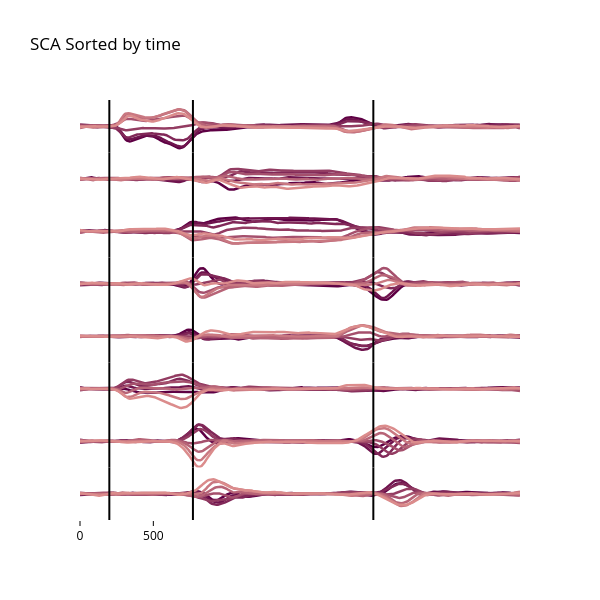

This figure's notebook cell:
### Code cell
# Plot all three sorting rules side by side
fig = make_subplots(
    rows=R_est, cols=1, shared_xaxes=True, vertical_spacing=0.0
)

yRange = [-1.8, 1.8]

for ii in range(R_est):
    for jj in range(numConds):
        latTrace = go.Scatter(y=rs_sca_latent_time[:, jj, ii], 
                              line=go.scatter.Line(color=cMap[jj], width=2.5), 
                              showlegend=False)
        fig.add_trace(latTrace, row=ii+1, col=1)

    fig.add_vline(x=tgt_idx, row=ii+1, col=1, line_color='black')
    fig.add_vline(x=move_idx, row=ii+1, col=1, line_color='black')
    fig.add_vline(x=ret_idx, row=ii+1, col=1, line_color='black')


fig.update_layout(height=600, width=600, title='SCA Sorted by time',
                  title_font_color='black', paper_bgcolor='white', plot_bgcolor='white')
fig.update_yaxes(showgrid=False, zeroline=False, visible=False, range=yRange)
fig.update_xaxes(color='black', showgrid=False, zeroline=False, visible=False)
fig.update_xaxes(color='black', showgrid=False, zeroline=False,
                 ticks='outside', tickvals=[0, 50], ticktext=['0', '500'], visible=True, row=R_est)

fig.show()

### Figure 1 — Plotly figure (JSON) as saved in the notebook; plotly's stock layout.template omitted (floating-point values rounded to 4 significant figures; data arrays with more than 128 entries replaced by an {"elided": "..."} marker saying what was removed)
{"data": [{"line": {"color": "#5e0044", "width": 2.5}, "showlegend": false, "type": "scatter", "xaxis": "x", "y": {"elided": "301 float values"}, "yaxis": "y"}, {"line": {"color": "#6f144e", "width": 2.5}, "showlegend": false, "type": "scatter", "xaxis": "x", "y": {"elided": "301 float values"}, "yaxis": "y"}, {"line": {"color": "#812858", "width": 2.5}, "showlegend": false, "type": "scatter", "xaxis": "x", "y": {"elided": "301 float values"}, "yaxis": "y"}, {"line": {"color": "#933c62", "width": 2.5}, "showlegend": false, "type": "scatter", "xaxis": "x", "y": {"elided": "301 float values"}, "yaxis": "y"}, {"line": {"color": "#a5506d", "width": 2.5}, "showlegend": false, "type": "scatter", "xaxis": "x", "y": {"elided": "301 float values"}, "yaxis": "y"}, {"line": {"color": "#b76477", "width": 2.5}, "showlegend": false, "type": "scatter", "xaxis": "x", "y": {"elided": "301 float values"}, "yaxis": "y"}, {"line": {"color": "#c97881", "width": 2.5}, "showlegend": false, "type": "scatter", "xaxis": "x", "y": {"elided": "301 float values"}, "yaxis": "y"}, {"line": {"color": "#db8c8c", "width": 2.5}, "showlegend": false, "type": "scatter", "xaxis": "x", "y": {"elided": "301 float values"}, "yaxis": "y"}, {"line": {"color": "#5e0044", "width": 2.5}, "showlegend": false, "type": "scatter", "xaxis": "x2", "y": {"elided": "301 float values"}, "yaxis": "y2"}, {"line": {"color": "#6f144e", "width": 2.5}, "showlegend": false, "type": "scatter", "xaxis": "x2", "y": {"elided": "301 float values"}, "yaxis": "y2"}, {"line": {"color": "#812858", "width": 2.5}, "showlegend": false, "type": "scatter", "xaxis": "x2", "y": {"elided": "301 float values"}, "yaxis": "y2"}, {"line": {"color": "#933c62", "width": 2.5}, "showlegend": false, "type": "scatter", "xaxis": "x2", "y": {"elided": "301 float values"}, "yaxis": "y2"}, {"line": {"color": "#a5506d", "width": 2.5}, "showlegend": false, "type": "scatter", "xaxis": "x2", "y": {"elided": "301 float values"}, "yaxis": "y2"}, {"line": {"color": "#b76477", "width": 2.5}, "showlegend": false, "type": "scatter", "xaxis": "x2", "y": {"elided": "301 float values"}, "yaxis": "y2"}, {"line": {"color": "#c97881", "width": 2.5}, "showlegend": false, "type": "scatter", "xaxis": "x2", "y": {"elided": "301 float values"}, "yaxis": "y2"}, {"line": {"color": "#db8c8c", "width": 2.5}, "showlegend": false, "type": "scatter", "xaxis": "x2", "y": {"elided": "301 float values"}, "yaxis": "y2"}, {"line": {"color": "#5e0044", "width": 2.5}, "showlegend": false, "type": "scatter", "xaxis": "x3", "y": {"elided": "301 float values"}, "yaxis": "y3"}, {"line": {"color": "#6f144e", "width": 2.5}, "showlegend": false, "type": "scatter", "xaxis": "x3", "y": {"elided": "301 float values"}, "yaxis": "y3"}, {"line": {"color": "#812858", "width": 2.5}, "showlegend": false, "type": "scatter", "xaxis": "x3", "y": {"elided": "301 float values"}, "yaxis": "y3"}, {"line": {"color": "#933c62", "width": 2.5}, "showlegend": false, "type": "scatter", "xaxis": "x3", "y": {"elided": "301 float values"}, "yaxis": "y3"}, {"line": {"color": "#a5506d", "width": 2.5}, "showlegend": false, "type": "scatter", "xaxis": "x3", "y": {"elided": "301 float values"}, "yaxis": "y3"}, {"line": {"color": "#b76477", "width": 2.5}, "showlegend": false, "type": "scatter", "xaxis": "x3", "y": {"elided": "301 float values"}, "yaxis": "y3"}, {"line": {"color": "#c97881", "width": 2.5}, "showlegend": false, "type": "scatter", "xaxis": "x3", "y": {"elided": "301 float values"}, "yaxis": "y3"}, {"line": {"color": "#db8c8c", "width": 2.5}, "showlegend": false, "type": "scatter", "xaxis": "x3", "y": {"elided": "301 float values"}, "yaxis": "y3"}, {"line": {"color": "#5e0044", "width": 2.5}, "showlegend": false, "type": "scatter", "xaxis": "x4", "y": {"elided": "301 float values"}, "yaxis": "y4"}, {"line": {"color": "#6f144e", "width": 2.5}, "showlegend": false, "type": "scatter", "xaxis": "x4", "y": {"elided": "301 float values"}, "yaxis": "y4"}, {"line": {"color": "#812858", "width": 2.5}, "showlegend": false, "type": "scatter", "xaxis": "x4", "y": {"elided": "301 float values"}, "yaxis": "y4"}, {"line": {"color": "#933c62", "width": 2.5}, "showlegend": false, "type": "scatter", "xaxis": "x4", "y": {"elided": "301 float values"}, "yaxis": "y4"}, {"line": {"color": "#a5506d", "width": 2.5}, "showlegend": false, "type": "scatter", "xaxis": "x4", "y": {"elided": "301 float values"}, "yaxis": "y4"}, {"line": {"color": "#b76477", "width": 2.5}, "showlegend": false, "type": "scatter", "xaxis": "x4", "y": {"elided": "301 float values"}, "yaxis": "y4"}, {"line": {"color": "#c97881", "width": 2.5}, "showlegend": false, "type": "scatter", "xaxis": "x4", "y": {"elided": "301 float values"}, "yaxis": "y4"}, {"line": {"color": "#db8c8c", "width": 2.5}, "showlegend": false, "type": "scatter", "xaxis": "x4", "y": {"elided": "301 float values"}, "yaxis": "y4"}, {"line": {"color": "#5e0044", "width": 2.5}, "showlegend": false, "type": "scatter", "xaxis": "x5", "y": {"elided": "301 float values"}, "yaxis": "y5"}, {"line": {"color": "#6f144e", "width": 2.5}, "showlegend": false, "type": "scatter", "xaxis": "x5", "y": {"elided": "301 float values"}, "yaxis": "y5"}, {"line": {"color": "#812858", "width": 2.5}, "showlegend": false, "type": "scatter", "xaxis": "x5", "y": {"elided": "301 float values"}, "yaxis": "y5"}, {"line": {"color": "#933c62", "width": 2.5}, "showlegend": false, "type": "scatter", "xaxis": "x5", "y": {"elided": "301 float values"}, "yaxis": "y5"}, {"line": {"color": "#a5506d", "width": 2.5}, "showlegend": false, "type": "scatter", "xaxis": "x5", "y": {"elided": "301 float values"}, "yaxis": "y5"}, {"line": {"color": "#b76477", "width": 2.5}, "showlegend": false, "type": "scatter", "xaxis": "x5", "y": {"elided": "301 float values"}, "yaxis": "y5"}, {"line": {"color": "#c97881", "width": 2.5}, "showlegend": false, "type": "scatter", "xaxis": "x5", "y": {"elided": "301 float values"}, "yaxis": "y5"}, {"line": {"color": "#db8c8c", "width": 2.5}, "showlegend": false, "type": "scatter", "xaxis": "x5", "y": {"elided": "301 float values"}, "yaxis": "y5"}, {"line": {"color": "#5e0044", "width": 2.5}, "showlegend": false, "type": "scatter", "xaxis": "x6", "y": {"elided": "301 float values"}, "yaxis": "y6"}, {"line": {"color": "#6f144e", "width": 2.5}, "showlegend": false, "type": "scatter", "xaxis": "x6", "y": {"elided": "301 float values"}, "yaxis": "y6"}, {"line": {"color": "#812858", "width": 2.5}, "showlegend": false, "type": "scatter", "xaxis": "x6", "y": {"elided": "301 float values"}, "yaxis": "y6"}, {"line": {"color": "#933c62", "width": 2.5}, "showlegend": false, "type": "scatter", "xaxis": "x6", "y": {"elided": "301 float values"}, "yaxis": "y6"}, {"line": {"color": "#a5506d", "width": 2.5}, "showlegend": false, "type": "scatter", "xaxis": "x6", "y": {"elided": "301 float values"}, "yaxis": "y6"}, {"line": {"color": "#b76477", "width": 2.5}, "showlegend": false, "type": "scatter", "xaxis": "x6", "y": {"elided": "301 float values"}, "yaxis": "y6"}, {"line": {"color": "#c97881", "width": 2.5}, "showlegend": false, "type": "scatter", "xaxis": "x6", "y": {"elided": "301 float values"}, "yaxis": "y6"}, {"line": {"color": "#db8c8c", "width": 2.5}, "showlegend": false, "type": "scatter", "xaxis": "x6", "y": {"elided": "301 float values"}, "yaxis": "y6"}, {"line": {"color": "#5e0044", "width": 2.5}, "showlegend": false, "type": "scatter", "xaxis": "x7", "y": {"elided": "301 float values"}, "yaxis": "y7"}, {"line": {"color": "#6f144e", "width": 2.5}, "showlegend": false, "type": "scatter", "xaxis": "x7", "y": {"elided": "301 float values"}, "yaxis": "y7"}, {"line": {"color": "#812858", "width": 2.5}, "showlegend": false, "type": "scatter", "xaxis": "x7", "y": {"elided": "301 float values"}, "yaxis": "y7"}, {"line": {"color": "#933c62", "width": 2.5}, "showlegend": false, "type": "scatter", "xaxis": "x7", "y": {"elided": "301 float values"}, "yaxis": "y7"}, {"line": {"color": "#a5506d", "width": 2.5}, "showlegend": false, "type": "scatter", "xaxis": "x7", "y": {"elided": "301 float values"}, "yaxis": "y7"}, {"line": {"color": "#b76477", "width": 2.5}, "showlegend": false, "type": "scatter", "xaxis": "x7", "y": {"elided": "301 float values"}, "yaxis": "y7"}, {"line": {"color": "#c97881", "width": 2.5}, "showlegend": false, "type": "scatter", "xaxis": "x7", "y": {"elided": "301 float values"}, "yaxis": "y7"}, {"line": {"color": "#db8c8c", "width": 2.5}, "showlegend": false, "type": "scatter", "xaxis": "x7", "y": {"elided": "301 float values"}, "yaxis": "y7"}, {"line": {"color": "#5e0044", "width": 2.5}, "showlegend": false, "type": "scatter", "xaxis": "x8", "y": {"elided": "301 float values"}, "yaxis": "y8"}, {"line": {"color": "#6f144e", "width": 2.5}, "showlegend": false, "type": "scatter", "xaxis": "x8", "y": {"elided": "301 float values"}, "yaxis": "y8"}, {"line": {"color": "#812858", "width": 2.5}, "showlegend": false, "type": "scatter", "xaxis": "x8", "y": {"elided": "301 float values"}, "yaxis": "y8"}, {"line": {"color": "#933c62", "width": 2.5}, "showlegend": false, "type": "scatter", "xaxis": "x8", "y": {"elided": "301 float values"}, "yaxis": "y8"}, {"line": {"color": "#a5506d", "width": 2.5}, "showlegend": false, "type": "scatter", "xaxis": "x8", "y": {"elided": "301 float values"}, "yaxis": "y8"}, {"line": {"color": "#b76477", "width": 2.5}, "showlegend": false, "type": "scatter", "xaxis": "x8", "y": {"elided": "301 float values"}, "yaxis": "y8"}, {"line": {"color": "#c97881", "width": 2.5}, "showlegend": false, "type": "scatter", "xaxis": "x8", "y": {"elided": "301 float values"}, "yaxis": "y8"}, {"line": {"color": "#db8c8c", "width": 2.5}, "showlegend": false, "type": "scatter", "xaxis": "x8", "y": {"elided": "301 float values"}, "yaxis": "y8"}], "layout": {"height": 600, "paper_bgcolor": "white", "plot_bgcolor": "white", "shapes": [{"line": {"color": "black"}, "type": "line", "x0": 20, "x1": 20, "xref": "x", "y0": 0, "y1": 1, "yref": "y domain"}, {"line": {"color": "black"}, "type": "line", "x0": 77, "x1": 77, "xref": "x", "y0": 0, "y1": 1, "yref": "y domain"}, {"line": {"color": "black"}, "type": "line", "x0": 200, "x1": 200, "xref": "x", "y0": 0, "y1": 1, "yref": "y domain"}, {"line": {"color": "black"}, "type": "line", "x0": 20, "x1": 20, "xref": "x2", "y0": 0, "y1": 1, "yref": "y2 domain"}, {"line": {"color": "black"}, "type": "line", "x0": 77, "x1": 77, "xref": "x2", "y0": 0, "y1": 1, "yref": "y2 domain"}, {"line": {"color": "black"}, "type": "line", "x0": 200, "x1": 200, "xref": "x2", "y0": 0, "y1": 1, "yref": "y2 domain"}, {"line": {"color": "black"}, "type": "line", "x0": 20, "x1": 20, "xref": "x3", "y0": 0, "y1": 1, "yref": "y3 domain"}, {"line": {"color": "black"}, "type": "line", "x0": 77, "x1": 77, "xref": "x3", "y0": 0, "y1": 1, "yref": "y3 domain"}, {"line": {"color": "black"}, "type": "line", "x0": 200, "x1": 200, "xref": "x3", "y0": 0, "y1": 1, "yref": "y3 domain"}, {"line": {"color": "black"}, "type": "line", "x0": 20, "x1": 20, "xref": "x4", "y0": 0, "y1": 1, "yref": "y4 domain"}, {"line": {"color": "black"}, "type": "line", "x0": 77, "x1": 77, "xref": "x4", "y0": 0, "y1": 1, "yref": "y4 domain"}, {"line": {"color": "black"}, "type": "line", "x0": 200, "x1": 200, "xref": "x4", "y0": 0, "y1": 1, "yref": "y4 domain"}, {"line": {"color": "black"}, "type": "line", "x0": 20, "x1": 20, "xref": "x5", "y0": 0, "y1": 1, "yref": "y5 domain"}, {"line": {"color": "black"}, "type": "line", "x0": 77, "x1": 77, "xref": "x5", "y0": 0, "y1": 1, "yref": "y5 domain"}, {"line": {"color": "black"}, "type": "line", "x0": 200, "x1": 200, "xref": "x5", "y0": 0, "y1": 1, "yref": "y5 domain"}, {"line": {"color": "black"}, "type": "line", "x0": 20, "x1": 20, "xref": "x6", "y0": 0, "y1": 1, "yref": "y6 domain"}, {"line": {"color": "black"}, "type": "line", "x0": 77, "x1": 77, "xref": "x6", "y0": 0, "y1": 1, "yref": "y6 domain"}, {"line": {"color": "black"}, "type": "line", "x0": 200, "x1": 200, "xref": "x6", "y0": 0, "y1": 1, "yref": "y6 domain"}, {"line": {"color": "black"}, "type": "line", "x0": 20, "x1": 20, "xref": "x7", "y0": 0, "y1": 1, "yref": "y7 domain"}, {"line": {"color": "black"}, "type": "line", "x0": 77, "x1": 77, "xref": "x7", "y0": 0, "y1": 1, "yref": "y7 domain"}, {"line": {"color": "black"}, "type": "line", "x0": 200, "x1": 200, "xref": "x7", "y0": 0, "y1": 1, "yref": "y7 domain"}, {"line": {"color": "black"}, "type": "line", "x0": 20, "x1": 20, "xref": "x8", "y0": 0, "y1": 1, "yref": "y8 domain"}, {"line": {"color": "black"}, "type": "line", "x0": 77, "x1": 77, "xref": "x8", "y0": 0, "y1": 1, "yref": "y8 domain"}, {"line": {"color": "black"}, "type": "line", "x0": 200, "x1": 200, "xref": "x8", "y0": 0, "y1": 1, "yref": "y8 domain"}], "title": {"font": {"color": "black"}, "text": "SCA Sorted by time"}, "width": 600, "xaxis": {"anchor": "y", "color": "black", "domain": [0, 1], "matches": "x8", "showgrid": false, "showticklabels": false, "visible": false, "zeroline": false}, "xaxis2": {"anchor": "y2", "color": "black", "domain": [0, 1], "matches": "x8", "showgrid": false, "showticklabels": false, "visible": false, "zeroline": false}, "xaxis3": {"anchor": "y3", "color": "black", "domain": [0, 1], "matches": "x8", "showgrid": false, "showticklabels": false, "visible": false, "zeroline": false}, "xaxis4": {"anchor": "y4", "color": "black", "domain": [0, 1], "matches": "x8", "showgrid": false, "showticklabels": false, "visible": false, "zeroline": false}, "xaxis5": {"anchor": "y5", "color": "black", "domain": [0, 1], "matches": "x8", "showgrid": false, "showticklabels": false, "visible": false, "zeroline": false}, "xaxis6": {"anchor": "y6", "color": "black", "domain": [0, 1], "matches": "x8", "showgrid": false, "showticklabels": false, "visible": false, "zeroline": false}, "xaxis7": {"anchor": "y7", "color": "black", "domain": [0, 1], "matches": "x8", "showgrid": false, "showticklabels": false, "visible": false, "zeroline": false}, "xaxis8": {"anchor": "y8", "color": "black", "domain": [0, 1], "showgrid": false, "ticks": "outside", "ticktext": ["0", "500"], "tickvals": [0, 50], "visible": true, "zeroline": false}, "yaxis": {"anchor": "x", "domain": [0.875, 1], "range": [-1.8, 1.8], "showgrid": false, "visible": false, "zeroline": false}, "yaxis2": {"anchor": "x2", "domain": [0.75, 0.875], "range": [-1.8, 1.8], "showgrid": false, "visible": false, "zeroline": false}, "yaxis3": {"anchor": "x3", "domain": [0.625, 0.75], "range": [-1.8, 1.8], "showgrid": false, "visible": false, "zeroline": false}, "yaxis4": {"anchor": "x4", "domain": [0.5, 0.625], "range": [-1.8, 1.8], "showgrid": false, "visible": false, "zeroline": false}, "yaxis5": {"anchor": "x5", "domain": [0.375, 0.5], "range": [-1.8, 1.8], "showgrid": false, "visible": false, "zeroline": false}, "yaxis6": {"anchor": "x6", "domain": [0.25, 0.375], "range": [-1.8, 1.8], "showgrid": false, "visible": false, "zeroline": false}, "yaxis7": {"anchor": "x7", "domain": [0.125, 0.25], "range": [-1.8, 1.8], "showgrid": false, "visible": false, "zeroline": false}, "yaxis8": {"anchor": "x8", "domain": [0, 0.125], "range": [-1.8, 1.8], "showgrid": false, "visible": false, "zeroline": false}}}
